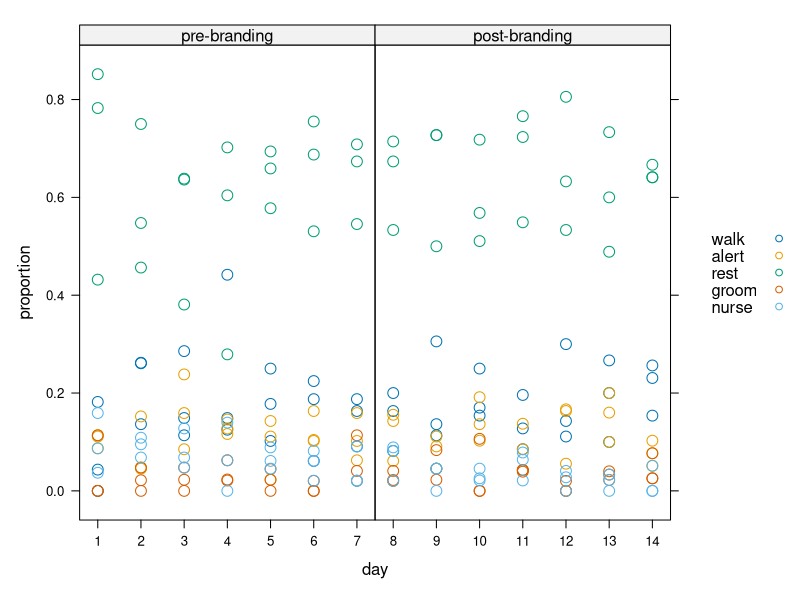
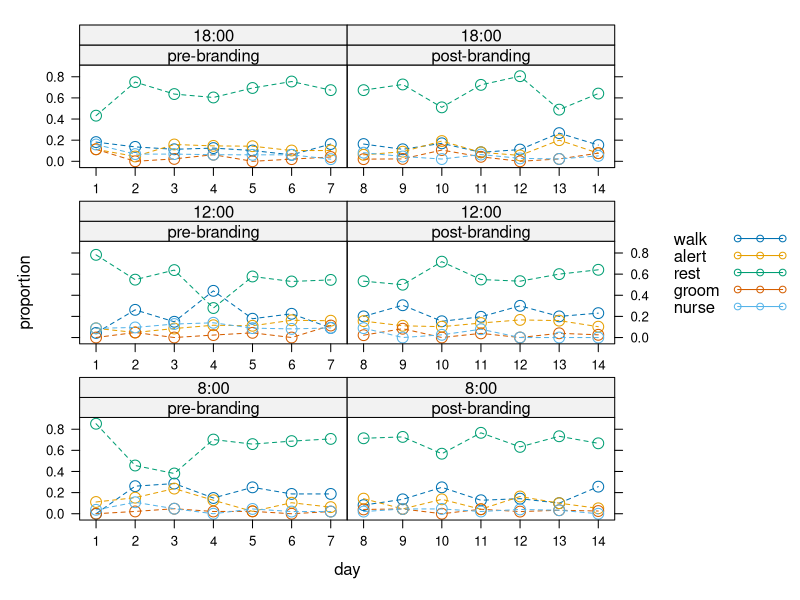
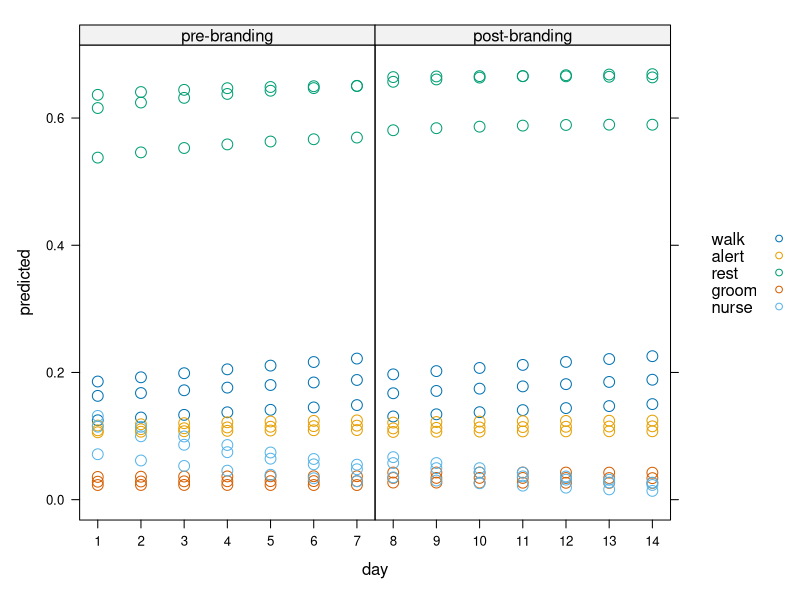
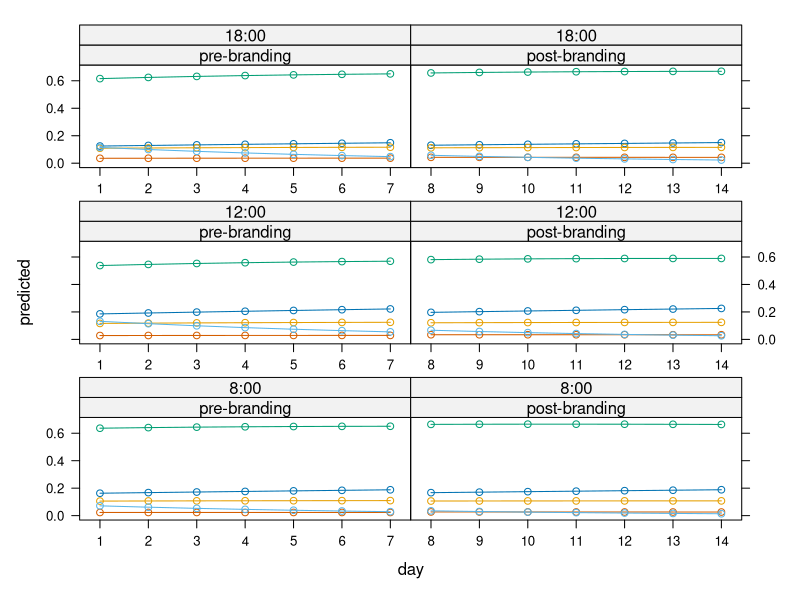
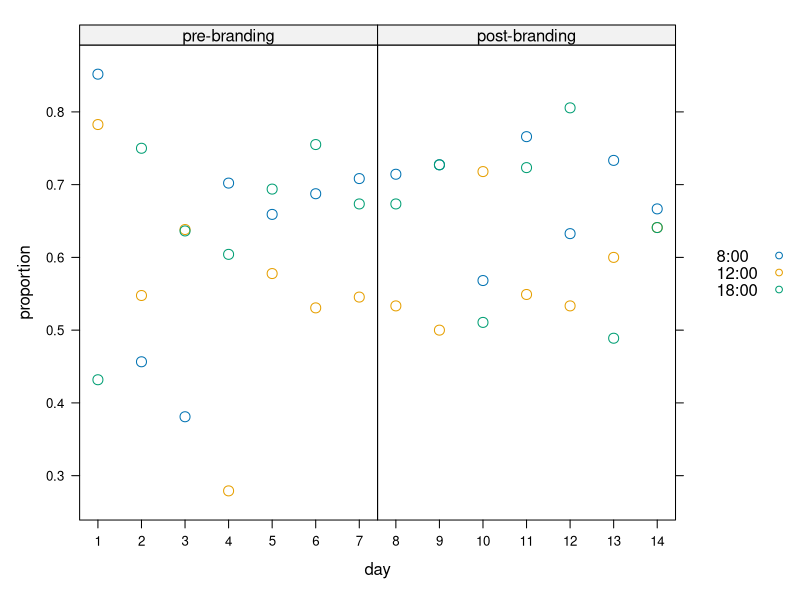
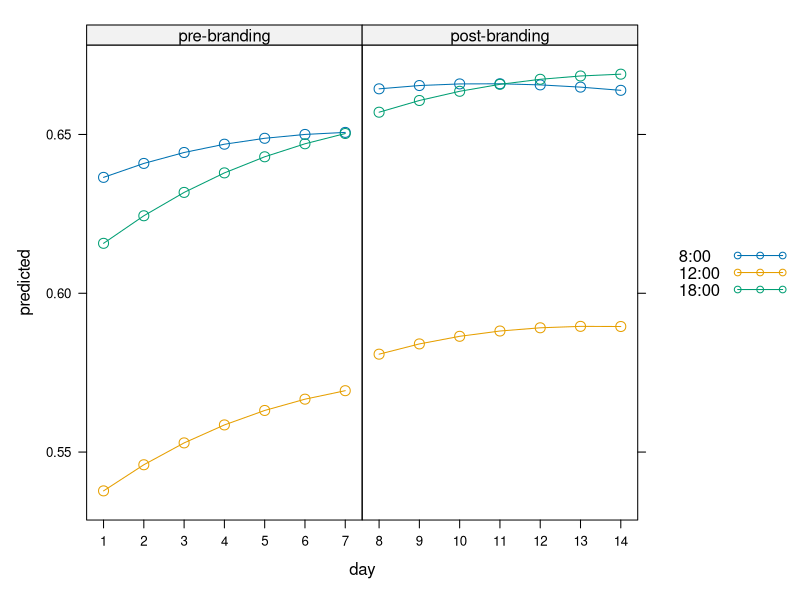
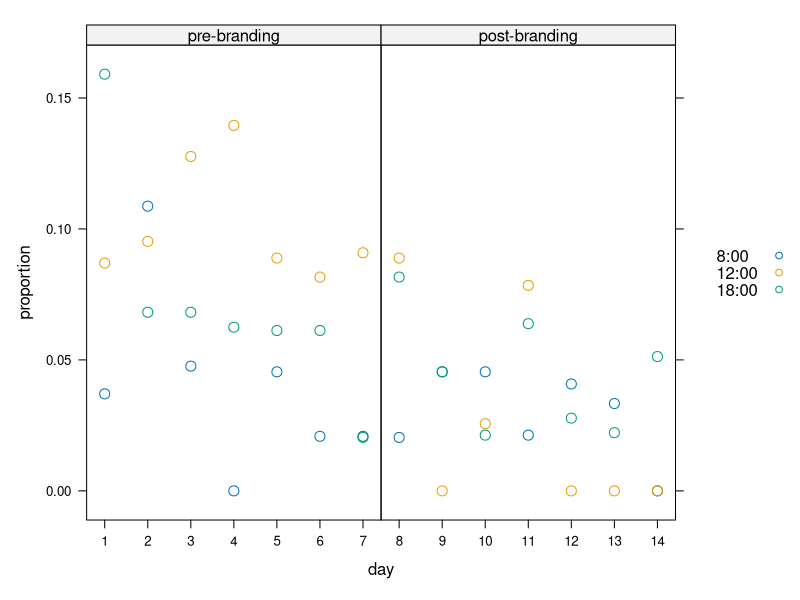
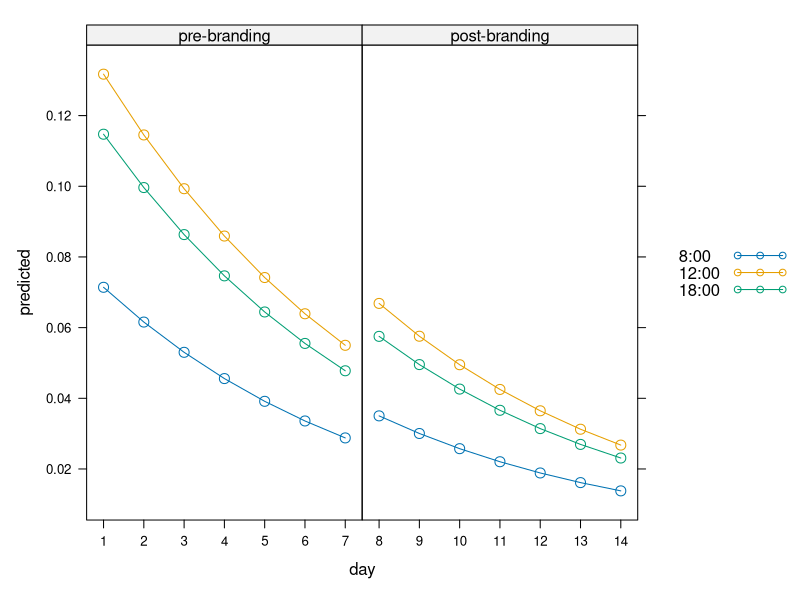

R code for these plots, in order:
######################################

# Lab 8:    Generalized Linear Model
#           Multinomial regression

# Franz Mueter
# Last modified: 10-07-2021

######################################
library(here)

#### For this lab, You need to install the 'VGAM' package!
if(!("VGAM" %in% installed.packages())) {
  install.packages("VGAM")
}

# Example: Multinomial logit model to model behaviors of 
# sea lion pups before and after branding
# Data from Carole Di Poi / Shannon Atkinson

library(lattice)

##### Import and examine data
brand <- read.csv("data/branding.csv")
brand
# Examine the data: Pups were observed for 14 days total, three
# times daily. Branding took place at the end of day 7.
# Each observations recorded the behavior of all pups that were
# present at the time (note that total N varies as some pups may
# have been in the water or undetected during the observation)
# Behaviors were classified into one of 5 types! The most common
# behavior was 'resting'

##### Prepare data for analysis
# First, extract the response variables (number of animals 
# displaying behavior j):
y <- as.matrix(brand[,4:8])
y

# Re-order treatment factor and 'time of day' variable for display purposes
# (chose order, instead of default alphabetical order)
brand$treatment <- ordered(brand$treatment, levels = c("pre-branding", "post-branding"))
brand$time <- ordered(brand$time, levels = c("8:00", "12:00", "18:00"))
brand$treatment  # Note this is now an ordered vector!
brand$time       # Note this is now an ordered vector!

# Compute observed proportions over time for the two treatment groups 
# and for each behavior:
# (First, compute row totals ('rowSums'), then divide each row by the 
# total to get the observed proportions:
obs <- sweep(y, 1, rowSums(y), "/") 
obs  # Proportions of animals exhibiting each behavior
rowSums(obs)  # Check! Row sums should be = 1 

# Stack data for plotting
# (equivalent to 'pivot_longer' in tidyr)
obs <- stack(as.data.frame(obs))
obs
names(obs) <- c("proportion", "activity")
head(obs)
# Add 'day', 'time', 'treatment' column. These are
# repeated as often as necessary to match rows in 'obs'
obs <- cbind(obs, brand[,1:3])
obs

##### Graphical exploration of data
xyplot(proportion ~ day | treatment, groups=activity, data=obs, cex=1.3, 
       scale=list(x="free"), auto.key=T)
# There are three daily observations for morning, noon, evening
# These are not easy to interpret - no apparent trends!

# Let's separate observations by time of day and pre- /post-branding:
xyplot(proportion ~ day | treatment + time, groups=activity, data=obs, cex=1.3, 
       type="b", lty=2, scale=list(x="free"), auto.key=T)


##### Fitting model to branding data
# Goal: model proportions of animals displaying each behavior over time to test 
#   for differences before and after branding. 
#   We need to account for possible differences in behavior by time of day and we 
#   also allow for the possibility that the proportion of animals exhibiting a 
#   given behavior changes (linearly) over time as he animals get older!


# Attach package for vectorized models to fit multinomial logit:
library(VGAM)

# First, for illustration only, we estimate overall average proportions:
#  that is, we fit an 'Intercept only' model to estimate the "mean response"
# or the average proportions of each behavior
fit <- vglm(y ~ 1, multinomial)   
summary(fit)  # Examine output
# The output requires some explanation. The estimated coefficients are the
# estimated log-odds (on the logit scale), relative to the last behavior 
# (column 5, which by default serves as the "reference behavior")
# thus the coefficients are:  log(p_j / p_ref)
# where p_j is the estimated proportion of animals displaying behavior j
# and p_ref is the proportion of animals displaying the reference behavior
# The reference behavior is used because proportions always add to 1, hence
# we need to estimate only 4 of the 5 proportions to uniquely determine
# the fifth (reference) proportion.

# We can extract the coefficients, i.e. the log-odds ratios:
(cf <- coef(fit))
# Exponentiating the log-odds ratios yields the 'odds ratios' (or the 
# probability of behaviour j relative to the reference behavior):
exp(cf)   
# This implies, for example, that the pups are almost 12 times as likely
# to be resting (intercept 3) than nursing (reference behavior)

# In this simple case, 'cf' directly corresponds to the 'linear predictor' (Xb),
# and the probability of behavior j for j={1,2,3,4} can be computed as shown
# in slide 7 (Mod 6 Generalized Linear Models part 2):
(p <- exp(cf) / (1 + sum(exp(cf)))) 
# This yields the probabilities of the four 'other' behaviors and we can
# simply compute the probability of the reference behavior as:
1-sum(p)
# We'll append the probability of the reference behavior to our vector
p <- c(p, 1-sum(p))    
names(p) <- dimnames(y)[[2]]
round(p*100,2)   # Average proportion of animals (%) exhibiting a given behavior

# Instead of computing these 'by hand', we can - as usual - simply extract
# the predicted values for each observation using the 'predict' function: 

# For example, to compute predicted values on the logit scale:
predict(fit)        
# Note that predicted values are the same for each observation because 
# we fit a simple "intercept" only model, which estimates a mean response 
# across observations. Predicted values on the logit scale are not 
# particularly useful and difficult to interpret, hence it is always
# useful to obtain predicted values on the probability scale (= estimated
# proportions or the probability of an animal exhibiting a given behavior)
predict(fit, type="response")  
fitted(fit)  # same
p   # compare to proportions computed "by hand" above

# Of course, the average proportions are rather trivial and can simply be 
# computed from the data by summing the total number of animals in each 
# column (i.e. all observations of a given behavior) and dividing by the 
# total number of observations:
colSums(y) / sum(y)

# That is only true for the rather trivial 'intercept only' model

# Let's fit a more interesting model we are interested in that serves as our
# "global" or "full" model and allows for:
#    - a linear trend in the proportion of each behavior over time
#           (for example, we may expect proportion of pups nursing to
#            decrease as they get older)
#    - a difference in the proportion of each behavior between morning, 
#      noon, and afternoon
#    - a change in the proportion of each behavior following branding
fit2 <- vglm(y ~ day + time + treatment, multinomial, data=brand)
summary(fit2)   
# Note estimated coefficients for each behavior (relative to reference)
# The coefficients are somewhat difficult to interpret but I provide 
# a basic interpretation below. 

# # Intercepts: 
#     The intercepts in this model correspond to the estimated log-odds ratios 
#     of the first 4 behaviors relative to the reference behavior on day 0
#     for the morning observations (8:00, first level of factor 'time') and
#     "pre-branding" (first level of factor 'treatment'). 
#     For example, Intercept 3 is substantially larger than 0 (1.438), 
#     suggesting that the proportion of resting animals in the morning on 
#     day 0 was significantly larger than the proportion nursing (reference level)

# # 'day' effect:
#    Day is a continuous variable and the coefficient corresponds to the slope
#    of the estimated log-odds over time. All four coefficients are positive
#    with relatively large z-values, suggesting that the proportions of the 
#    first four behaviors RELATIVE TO nursing all increase over time - this makes
#    sense and is as expected because the proportion of pups nursing is likely
#    to decrease as they get older!

# # 'time' effect:
#    The 'time' coefficients estimate the difference in the log-odds between
#    the 3 times of day. The first coefficient (time.L) is the difference 
#    between 12:00 (noon) and 8:00 (morning). This coefficient is negative for
#    all 4 behaviors, suggesting that the probability of a pup to exhibit any of 
#    these behaviors (relative to nursing) is lower at noon than in the morning.
#    Again, this may simply reflect a higher probability of nursing at noon 
#    (the reference level).
#    In contrast, in the evening the pups appear to be more likely to engage
#    in one of the other behaviors (log-odds ratio > 0, which implies an odds
#    ratio > 1).

# # 'treatment' effect:
#    These coefficients correspond to the log-odds ratios of the 4 behaviors
#    (relative to nursing, the reference behavior) of pups after branding
#    compared to before branding, suggesting that the proportion of all four 
#    behaviors, relative to nursing, is lower after branding or that the  
#    proportion nursing increases!

# We can examine the predicted proportions and will visualize them below
# after checking some alternative model formulations
fitted(fit2)    # predicted proportions

#### As an aside, you can fit the same model using the 'multinom' function
# in the package 'nnet':
library(nnet)
fit3 <- multinom(y ~ day + time + treatment, data=brand)
summary(fit3)
# Note that 'multinom' uses the first column as the reference behavior
# hence the interpretation of the coefficient changes, but the predicted
# proportions are (roughly) the same as you can verify by looking at 
# the differences (which are generally VERY small:
(diff <- fitted(fit2) - fitted(fit3))
range(diff)


#### Model comparison / selection
# First, we will check for interactions (thus actually making our 'full' 
# model even "fuller". We can include all 2-way interactions in the model 
# by 'squaring' the model formula (which simply expands the formula to 
# include all two-way interactions):
fit2i <- vglm(y ~ (day + time + treatment)^2, multinomial, data=brand)

# A short aside on formulas:
# Make a formula:
fo <- formula(y ~ (day + time + treatment)^2)
terms(fo)  # Examine 'terms' in the formula to see how it expands
# Thus, the formula is the same as:
formula(y ~ day + time + treatment + day:time + day:treatment + time:treatment)

# Let's take a look at the output:
summary(fit2i)

# Now the interpretation is even more complex and the simplest approach
# to testing interactions for significance is by fitting models with and
# without one or more interactions and comparing the (nested) models 

# Note that standard errors of all interaction coefficients are large relative 
# to the magnitude of the coefficients, hence approximate confidence intervals
# for most coefficients include 0, suggesting that interactions are not 
# significant. 

# We will use two approaches to compare models more formally: 
#  1. a likelihood-ratio test
#  2. comparison of AIC values

## 1. Likelihood ratio test:
#  The test is based on the ratio LAMBDA between the maximized likelihood of a nested 
#  model to that of the "full" model. The likelihood of the full model is always
#  larger than that of a reduced model (which has fewer parameters), hence the 
#  smaller LAMBDA is (< 1), the more likely we are to reject the reduced model in favor
#  of the full (more complex) model. 

#            LAMBDA = L_nested / L_full

# For the comparison, we use the negative log-likelihood, specifically -2log(LAMBDA),
# instead of LAMBDA because it has a known distribution, namely a  Chi-square 
# distribution with degrees of freedom:     df_full - df_nested
# or the difference in degrees of freedom between the full and nested model

# The likelihood-ratio test statistic is computed as:
# LRT = -2*log(likelihood ratio) = -2*(log(L_nested/L_full))
#     = -2*(log(L_nested) - log(L_full))
#     =   2*log(L_full) - 2*log(L_nested)

# There was no 'anova' method implemented for 'VGAM' models until recently
# but we can perform the likelihood ratio test easily enough:

# We can use the 'logLik' function to extract the log-likelihoods from 
# the fitted models to compute the test statistic LRT, where fit2i is
# the 'full' model and fit2 is the 'reduced' (nested) model:
(LRT <- 2*logLik(fit2i) - 2*logLik(fit2))

# The difference in the number of parameters between the two models is
# not included in the 'logLik' results for this model (unlike for most 
# models), but is straightforward:
length(coef(fit2))
length(coef(fit2i))
# The interaction terms add 20 parameters total (5 pairwise interactions
# with 4 parameters each!), hence we compare the LRT statistic to a 
# Chi-square distribution with 20 degrees of freedom. 

#------------------------------------------------------------------------------
# Exercise: Using 'pchisq' compute the probability that a Chi-square 
# distribution with 20 df is larger than or equal to LRT = 17.74:
1-pchisq(LRT, 20)  
#60%  that the dist is larger than LRT provided, which means we opt for the simpler model and we do not reject the null. 
#------------------------------------------------------------------------------

# Note that as of the most recent version of 'vglm', we can simply compute 
# the same test result using:
anova(fit2, fit2i, type = 1)

## Compare models with and without interactions based on AIC:
AIC(fit2); AIC(fit2i)  
# Both the LRt and the AIC values suggest that the model without interactions 
# is the better approximating model in this case (substantially smaller AIC)
# (Note, however, that this does not rule out the possibility that one
# of the interaction terms may be significant on its own, which we could
# test through adding interactions one at a time)

# Finally, we fit several simplified models without one or more of the 
# covariates (time and/or day) and compare models:
fit2.a <- vglm(y ~ day + treatment, multinomial, data=brand)
fit2.b <- vglm(y ~ time + treatment, multinomial, data=brand)
fit2.c <- vglm(y ~ treatment, multinomial, data=brand)

AIC(fit2); AIC(fit2.a); AIC(fit2.b); AIC(fit2.c)  
# The AIC best model includes all three covariates but the difference in 
# AIC between the full model and the model with time of day effect is small, 
# hence the evidence for a 'day' effect (linear trend) is weak!

# We can examine the summary output for individual 
# coefficients that estimate treatment effects:
summary(fit2)  
# Negative coefficients for the treatment terms imply that, relative to nursing,
# each of the other 4 behaviors decreased after branding 
# (or, more accurately, the log-odds decreased after branding)

# To formally check for a significant overall treatment effect, we refit the 
# best model after dropping the treatment effect and compare it to the full 
# model using a likelihood-ratio test or the AIC:
fit1 <- vglm(y ~ day + time, multinomial, data=brand)
# Likelihood ratio test statistic (- 2 times difference in log-likelihood)
L <- - 2*(logLik(fit1) - logLik(fit2))

# P-value for likelihood ratio test (one-sided test):
# (= probability that test statistic is larger than the observed statistic
#  under the null hypothesis that the simpler model (fit1) is true)
pchisq(L, df=1, lower.tail=FALSE) #if this # is small than often the simpler model is true! 

# We can also compare AIC values:
AIC(fit1); AIC(fit2)

# The P-value is not significant and the AIC value of the model without
# treatment is considerably smaller, hence we cannot reject the null hypothesis
# and accept the simpler model (fit1) as the more appropriate model

# Conclusion: There was no significant effect of branding on the 
# frequency of behaviors for sea lion pups after accounting for 
# diel differences and trends over time


##### Goodness of fit / diagnostics:
# We will examine goodness of fit for the full model even though the
# treatment effect was not quite significant

# Fitted values (combine with observed proportions for plotting):
f <- cbind(obs, predicted = stack(as.data.frame(fitted(fit2)))[,1])

xyplot(predicted ~ day | treatment, groups=activity, data=f, cex=1.3,
       scale=list(x="free"), auto.key=T)
xyplot(predicted ~ day | treatment + time, groups=activity, data=f, 
      type="b", scale=list(x="free"))

# Look at behaviors separately:
# Resting, Observed proportions:
xyplot(proportion ~ day | treatment, groups=time, data=f,  cex=1.2,
       scale=list(x="free"), auto.key=T, subset = activity == "rest")
# Resting, Predicted proportions
xyplot(predicted ~ day | treatment, groups=time, data=f, cex=1.2, type="b", 
       scale=list(x="free"), auto.key=T, subset = activity == "rest")
# The model (with treatment effect) suggests a moderate increase in the
# number of pups resting after branding, but the difference is not 
# significant as shown above!

# Nursing, Observed proportions:
xyplot(proportion ~ day | treatment, groups=time, data=f,  cex=1.2,
       scale=list(x="free"), auto.key=T, subset = activity == "nurse")
# Nursing, Predicted proportions
xyplot(predicted ~ day | treatment, groups=time, data=f, cex=1.2, type="b", 
       scale=list(x="free"), auto.key=T, subset = activity == "nurse")
# Note that the frequency of nursing decreases strongly over time, but seems
# to increase immediately after branding (not significiant, see above)

# Other behaviors (fitted values only):
#  Probability of 'walking':
xyplot(predicted ~ day | treatment, groups=time, data=f, cex=1.2, type="b", 
       scale=list(x="free"), auto.key=T, subset = activity == "walk")
#  Probability of being 'alert':
xyplot(predicted ~ day | treatment, groups=time, data=f, cex=1.2, type="b", 
       scale=list(x="free"), auto.key=T, subset = activity == "alert")
#  Probability of 'grooming':
xyplot(predicted ~ day | treatment, groups=time, data=f, cex=1.2, type="b", 
       scale=list(x="free"), auto.key=T, subset = activity == "groom")
# Apparent decrease in number of animals walking and being alert after 
# branding and an apparent increase in grooming

# While the treatment effect was not significant, the estimated change
# in behavior after branding is consistent with a stressful event
# (increases in resting, nursing and grooming)

# Residual diagnostics (full model)
par(mfrow=c(2,4))
plotvglm(fit2)   # (Limited) diagnostics for vglm models, see help file

r <-  resid(fit2, type="pearson")  # Extract Pearson residuals
par(mfrow=c(2,2))

# Residuals against fitted values (same as from 'plotvglm'):
for(i in 1:4) {
  plot(fitted(fit2)[,i], r[,i])
  abline(h=0, lty=2)
  title(names(brand)[i+3])
}

# All residuals plotted over time
for(i in 1:4) {
  plot(brand$day, r[,i])
  abline(h=0, lty=2)
  title(names(brand)[i+3])
}
# Note that there are 3 residuals for each day (morning, noon, evening)
# No major concerns for 'walking' and 'alert', but some outliers for 
# resting behavior (days 1-4) that we may want to explore.

# Negative outliers imply that fewer animals were resting (relative to nursing)
# than predicted by the model (observed < predicted)
# Identify outliers (absolute residual larger than 2:
j <- r[,3] < -2
brand[j,]   # not clear if these have anything in common?

# Daily residuals for a given time of day:
for(i in 1:4) {
  j <- brand$time == "12:00"   # Change to 12:00 and "18:00" to see other residuals
  plot(brand$day[j], r[j,i], type="b")
  abline(h=0, lty=2)
  title(names(brand)[i+3])
}

# Some evidence of serial correlation and apparent increase 
# in noon-time alertness over time!? 

# This could be captured through an inteaction term between 'time' and 'day':
fit4 <- vglm(y ~ day + time + treatment + day:time, 
             family = multinomial, data = brand)
AIC(fit2); AIC(fit4)
# No strong evidence for interaction (which requires 8 additional paramters)

#### A brief GAM add-on:
# We can fit the same model using a more flexible modeling approach, namely
# a generalized additive model that can account for any non-linearities in the 
# trend over time. The full model is easily fit using the 'vgam' function
# simply by replacing the linear term for 'day' in the model formula with 
# a smooth function:

fit.gam <- vgam(y ~ s(day) + time + treatment, family = multinomial, data = brand)
summary(fit.gam)
AIC(fit2); AIC(fit.gam)
# Comparison of AIC values does not indicate a significantly better 
# fit of the GAM over the GLM
# A quick look at the fitted values to see the non-linearity:
f <- cbind(obs, predicted = stack(as.data.frame(fitted(fit.gam)))[,1])
xyplot(predicted ~ day | treatment + time, groups=activity, data=f,
         type="b", scale=list(x="free"), auto.key = F)
xyplot(predicted ~ day | time, groups=activity, data=f, type="b", 
       scale=list(x="free"), subset=treatment=="pre-branding")
# There is some indication that there was a drop in resting (green) and an 
# increase in some of the other activities (in particular walking, blue) on 
# days 3 and 4 (pre-branding), but overall little evidence for any
# non-linearities that we need to worry about!


#### Note on "Hauck-Donner effect"
# Multinomial models are best used with data where there are not too many
# zeros. If probabilities of group membership are "too close to zero or one",
# significance tests and model comparisons become problematic. It is not
# always clear what "too close to zero or one" means, but the Hauck-Donner 
# effect is one way to measure whether there are problematic coefficients
# In this case, that does not appear to be the case, so we are safe.
